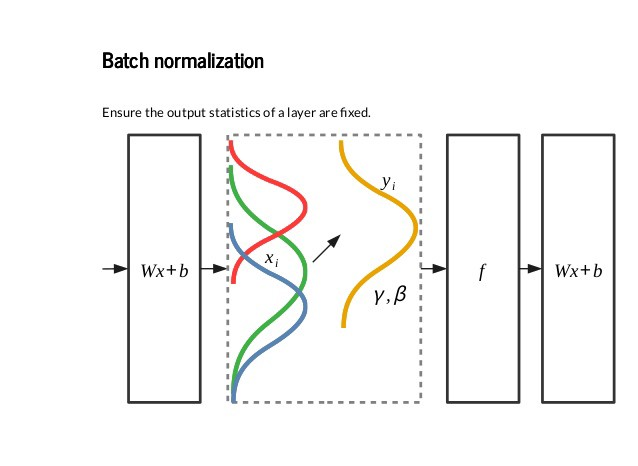
#> input picture notebooks/text_recognition/imgs/batch_normalization.jpeg, 638 x 466 px
$ python -i ctc_utils.py   (imports and definitions only)   (older library calls are emulated)
#> lines starting #> are read from the running program, lines starting #| are printed output that depends on the picture; after the words box and inside, x2 and y2 are one past the last pixel; in counts of white or black regions, pixels touching at a corner belong together
import tensorflow as tf
import cv2
import numpy as np
import matplotlib.pyplot as plt
import pickle
import pandas as pd
import re
import contextlib
import os
import matplotlib.patches as patches
import random
from tqdm import tqdm

import sys
import matplotlib.pyplot as plt
import numpy as np
from PIL import Image as im
from scipy.ndimage import interpolation as inter

# [5 lines left out: function load_image, not called in this run]

##
def find_score(arr, angle):
    data = inter.rotate(arr, angle, reshape=False, order=0)
    hist = np.sum(data, axis=1)
    score = np.sum((hist[1:] - hist[:-1]) ** 2)
    return hist, score

def deskew_img(path):
#> called with path = 'imgs/batch_normalization.jpeg'
    img = im.open(path)
#> img is the input picture: PIL image 638x466 RGB; mean R, G, B 246.5, 246.3, 245.4
    # convert to binary
    wd, ht = img.size
#> wd = 638; ht = 466
    pix = np.array(img.convert('1').getdata(), np.uint8)
    bin_img = 1 - (pix.reshape((ht, wd)) / 255.0)
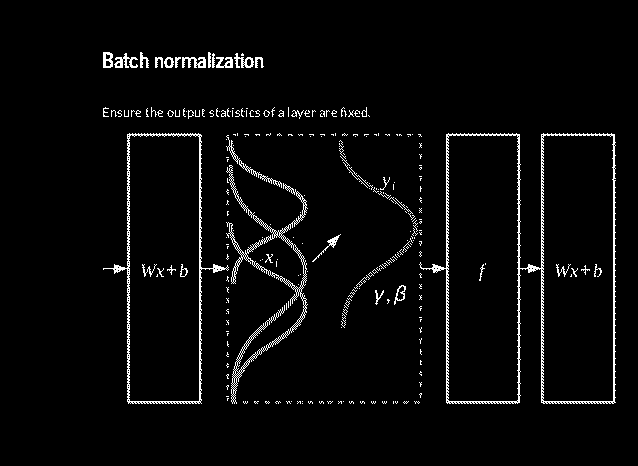
#> bin_img: shape (466, 638) float64; values 0 (black) and 1 (white), 3.4% white in thin lines or dots, all inside (x1, y1, x2, y2) = (103, 52, 616, 404)
    plt.imshow(bin_img, cmap='gray')
    plt.savefig('binary.png')

    delta = 1
    limit = 5
    angles = np.arange(-limit, limit+delta, delta)
    scores = []
    for angle in angles:
        hist, score = find_score(bin_img, angle)
        scores.append(score)
#> this loop made 11 passes
#> score on passes 1 to 11: 7656, 9836, 11792, 16190, 26012, 255926, 26742, 15824, 10936, 9684, 9012
#> pass 1, in find_score, `data = inter.rotate(arr, angle, reshape=False, order=0)`:
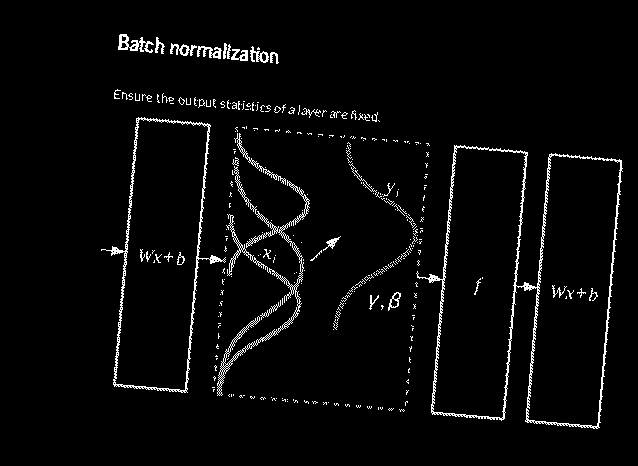
#> data: shape (466, 638) float64; values 0 (black) and 1 (white), 3.4% white in thin lines or dots, all inside (x1, y1, x2, y2) = (101, 34, 623, 429)
#> pass 2, in find_score (call 2), `data = inter.rotate(arr, angle, reshape=False, order=0)`:
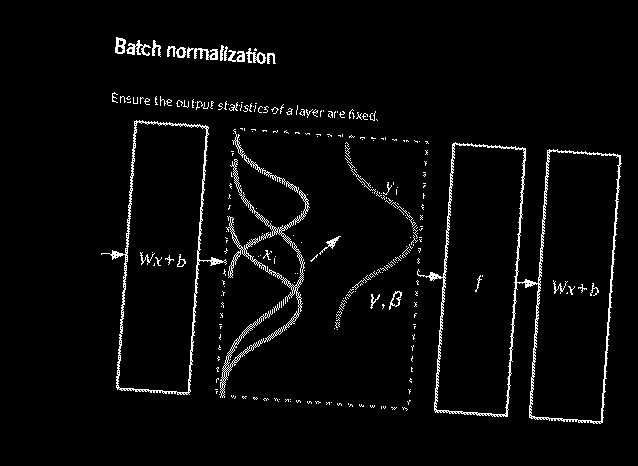
#> data: shape (466, 638) float64; values 0 (black) and 1 (white), 3.4% white in thin lines or dots, all inside (x1, y1, x2, y2) = (101, 37, 622, 424)
#> pass 3, in find_score (call 3), `data = inter.rotate(arr, angle, reshape=False, order=0)`:
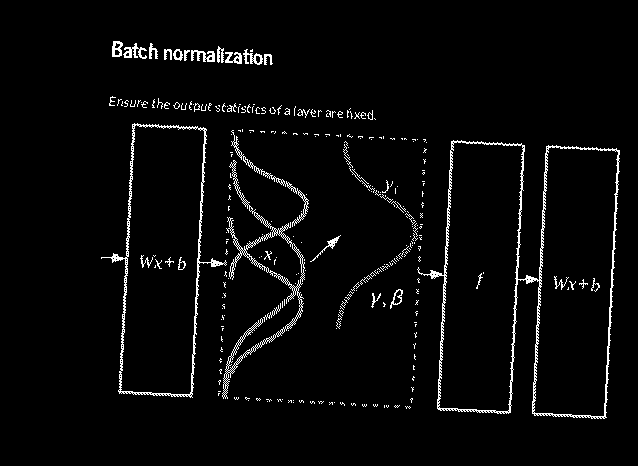
#> data: shape (466, 638) float64; values 0 (black) and 1 (white), 3.4% white in thin lines or dots, all inside (x1, y1, x2, y2) = (101, 41, 620, 419)
#> after the loop, scores = [7656, 9836, 11792, 16190, 26012, 255926, 26742, 15824, 10936, 9684, 9012]
    best_score = max(scores)
#> best_score = 255926
    best_angle = angles[scores.index(best_score)]
#> best_angle = 0
#> (the run stopped early here; a loop or call above may not have finished)

$ run again, on notebooks/text_recognition/imgs/pooling_flattening.png
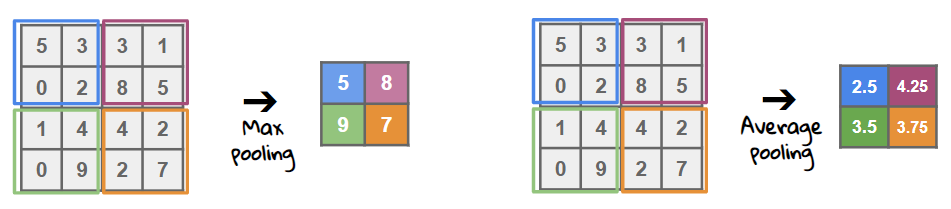
#> input picture notebooks/text_recognition/imgs/pooling_flattening.png, 951 x 209 px
#> in deskew_img, img is the input picture: PIL image 951x209 RGB; mean R, G, B 229, 227.4, 226.6
#> in deskew_img, `bin_img = 1 - (pix.reshape((ht, wd)) / 255.0)`:
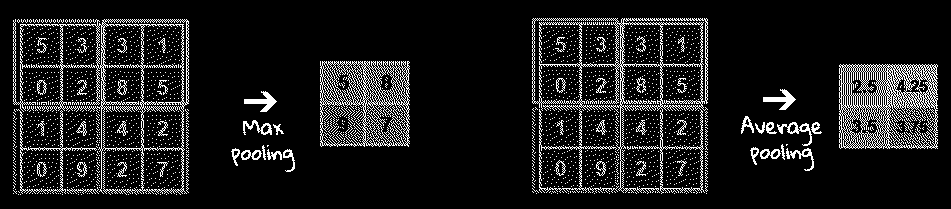
#> bin_img: shape (209, 951) float64; values 0 (black) and 1 (white), 10.7% white in thin lines or dots, all inside (x1, y1, x2, y2) = (13, 18, 938, 195)
#> the loop in deskew_img, `for angle in angles:` made 11 passes
#> score on passes 1 to 8: 20893, 24289, 23759, 33240, 53580, 205280, 53202, 33069
#> pass 3, in find_score (call 3), `data = inter.rotate(arr, angle, reshape=False, order=0)`:
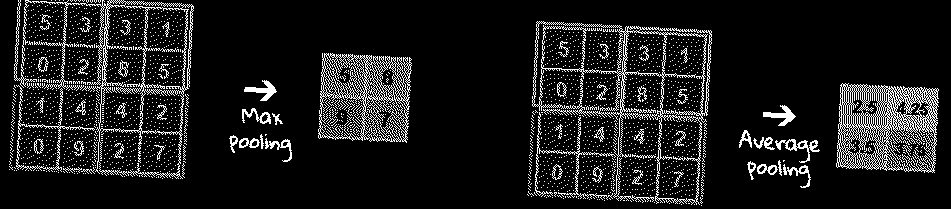
#> data: shape (209, 951) float64; values 0 (black) and 1 (white), 10.6% white in thin lines or dots
#> after the loop in deskew_img, `for angle in angles:`: scores = [20893, 24289, 23759, 33240, 53580, 205280, 53202, 33069, 22961, 18218, 18325]
#> best_score = 205280
#> best_angle = 0
